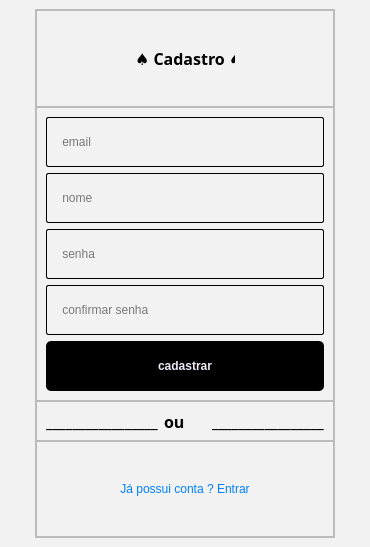
<?xml version="1.0" encoding="UTF-8"?>
<ui version="4.0">
 <class>MainWindow</class>
 <widget class="QMainWindow" name="MainWindow">
  <property name="geometry">
   <rect>
    <x>0</x>
    <y>0</y>
    <width>370</width>
    <height>547</height>
   </rect>
  </property>
  <property name="minimumSize">
   <size>
    <width>370</width>
    <height>547</height>
   </size>
  </property>
  <property name="maximumSize">
   <size>
    <width>370</width>
    <height>16777215</height>
   </size>
  </property>
  <property name="windowTitle">
   <string>MainWindow</string>
  </property>
  <property name="styleSheet">
   <string notr="true">background-color: rgb(242, 242, 242)

</string>
  </property>
  <widget class="QWidget" name="centralwidget">
   <layout class="QHBoxLayout" name="horizontalLayout">
    <item>
     <widget class="QFrame" name="frame">
      <property name="minimumSize">
       <size>
        <width>250</width>
        <height>0</height>
       </size>
      </property>
      <property name="maximumSize">
       <size>
        <width>300</width>
        <height>16777215</height>
       </size>
      </property>
      <property name="frameShape">
       <enum>QFrame::StyledPanel</enum>
      </property>
      <property name="frameShadow">
       <enum>QFrame::Raised</enum>
      </property>
      <layout class="QVBoxLayout" name="verticalLayout">
       <property name="spacing">
        <number>0</number>
       </property>
       <property name="leftMargin">
        <number>0</number>
       </property>
       <property name="topMargin">
        <number>0</number>
       </property>
       <property name="rightMargin">
        <number>0</number>
       </property>
       <property name="bottomMargin">
        <number>0</number>
       </property>
       <item>
        <widget class="QFrame" name="frame_3">
         <property name="frameShape">
          <enum>QFrame::StyledPanel</enum>
         </property>
         <property name="frameShadow">
          <enum>QFrame::Raised</enum>
         </property>
         <layout class="QHBoxLayout" name="horizontalLayout_3">
          <item>
           <spacer name="horizontalSpacer_3">
            <property name="orientation">
             <enum>Qt::Horizontal</enum>
            </property>
            <property name="sizeHint" stdset="0">
             <size>
              <width>40</width>
              <height>20</height>
             </size>
            </property>
           </spacer>
          </item>
          <item>
           <widget class="QLabel" name="label_2">
            <property name="minimumSize">
             <size>
              <width>0</width>
              <height>0</height>
             </size>
            </property>
            <property name="maximumSize">
             <size>
              <width>100</width>
              <height>16777215</height>
             </size>
            </property>
            <property name="font">
             <font>
              <family>Noto Sans Georgian</family>
              <pointsize>12</pointsize>
              <weight>75</weight>
              <bold>true</bold>
             </font>
            </property>
            <property name="styleSheet">
             <string notr="true">QLabel{
text-align: center;
}</string>
            </property>
            <property name="text">
             <string>♠ Cadastro ♠</string>
            </property>
           </widget>
          </item>
          <item>
           <spacer name="horizontalSpacer_4">
            <property name="orientation">
             <enum>Qt::Horizontal</enum>
            </property>
            <property name="sizeHint" stdset="0">
             <size>
              <width>40</width>
              <height>20</height>
             </size>
            </property>
           </spacer>
          </item>
         </layout>
        </widget>
       </item>
       <item>
        <widget class="QFrame" name="frame_4">
         <property name="maximumSize">
          <size>
           <width>16777215</width>
           <height>300</height>
          </size>
         </property>
         <property name="frameShape">
          <enum>QFrame::StyledPanel</enum>
         </property>
         <property name="frameShadow">
          <enum>QFrame::Raised</enum>
         </property>
         <layout class="QVBoxLayout" name="verticalLayout_2">
          <item>
           <widget class="QLineEdit" name="login_lineEdit_cpf">
            <property name="minimumSize">
             <size>
              <width>0</width>
              <height>50</height>
             </size>
            </property>
            <property name="maximumSize">
             <size>
              <width>16777215</width>
              <height>16777215</height>
             </size>
            </property>
            <property name="styleSheet">
             <string notr="true">border-width: 1px;
border-color: black;
border-style: solid;
display: inline-block;
border-radius: 2px;</string>
            </property>
            <property name="inputMask">
             <string/>
            </property>
            <property name="text">
             <string/>
            </property>
            <property name="placeholderText">
             <string>    email</string>
            </property>
           </widget>
          </item>
          <item>
           <widget class="QLineEdit" name="login_lineEdit_cpf_2">
            <property name="minimumSize">
             <size>
              <width>0</width>
              <height>50</height>
             </size>
            </property>
            <property name="maximumSize">
             <size>
              <width>16777215</width>
              <height>16777215</height>
             </size>
            </property>
            <property name="styleSheet">
             <string notr="true">border-width: 1px;
border-color: black;
border-style: solid;
display: inline-block;
border-radius: 2px;</string>
            </property>
            <property name="inputMask">
             <string/>
            </property>
            <property name="text">
             <string/>
            </property>
            <property name="placeholderText">
             <string>    nome</string>
            </property>
           </widget>
          </item>
          <item>
           <widget class="QLineEdit" name="login_lineEdit_senha">
            <property name="minimumSize">
             <size>
              <width>0</width>
              <height>50</height>
             </size>
            </property>
            <property name="styleSheet">
             <string notr="true">border-width: 1px;
border-color: black;
border-style: solid;
display: inline-block;
border-radius: 2px;</string>
            </property>
            <property name="inputMask">
             <string/>
            </property>
            <property name="text">
             <string/>
            </property>
            <property name="placeholderText">
             <string>    senha</string>
            </property>
           </widget>
          </item>
          <item>
           <widget class="QLineEdit" name="login_lineEdit_cpf_3">
            <property name="minimumSize">
             <size>
              <width>0</width>
              <height>50</height>
             </size>
            </property>
            <property name="maximumSize">
             <size>
              <width>16777215</width>
              <height>16777215</height>
             </size>
            </property>
            <property name="styleSheet">
             <string notr="true">border-width: 1px;
border-color: black;
border-style: solid;
display: inline-block;
border-radius: 2px;</string>
            </property>
            <property name="inputMask">
             <string/>
            </property>
            <property name="text">
             <string/>
            </property>
            <property name="placeholderText">
             <string>    confirmar senha</string>
            </property>
           </widget>
          </item>
          <item>
           <widget class="QPushButton" name="login_pushButton_logar">
            <property name="minimumSize">
             <size>
              <width>0</width>
              <height>50</height>
             </size>
            </property>
            <property name="maximumSize">
             <size>
              <width>16777215</width>
              <height>16777215</height>
             </size>
            </property>
            <property name="font">
             <font>
              <weight>75</weight>
              <bold>true</bold>
             </font>
            </property>
            <property name="cursor">
             <cursorShape>PointingHandCursor</cursorShape>
            </property>
            <property name="styleSheet">
             <string notr="true">QPushButton{
	border-radius: 5px;
	border-image: url(:/Close_Image/cil-x.png);
	background-position: center;
		
	color: rgb(240, 233, 249);
	background-color: rgb(0, 0, 0);
	
}
QPushButton:hover{
	
	
	background-color: rgb(42, 42, 42);
	color: rgb(240, 233, 249);
}
QPushButton:pressed{
	background-color: rgb(35, 35, 35);
	color: rgb(200, 200, 200);
}

</string>
            </property>
            <property name="text">
             <string>cadastrar</string>
            </property>
           </widget>
          </item>
         </layout>
        </widget>
       </item>
       <item>
        <widget class="QFrame" name="frame_2">
         <property name="minimumSize">
          <size>
           <width>0</width>
           <height>40</height>
          </size>
         </property>
         <property name="maximumSize">
          <size>
           <width>16777215</width>
           <height>40</height>
          </size>
         </property>
         <property name="frameShape">
          <enum>QFrame::StyledPanel</enum>
         </property>
         <property name="frameShadow">
          <enum>QFrame::Raised</enum>
         </property>
         <layout class="QHBoxLayout" name="horizontalLayout_2">
          <item>
           <widget class="QLabel" name="label_6">
            <property name="minimumSize">
             <size>
              <width>0</width>
              <height>0</height>
             </size>
            </property>
            <property name="maximumSize">
             <size>
              <width>16777215</width>
              <height>16777215</height>
             </size>
            </property>
            <property name="font">
             <font>
              <family>Noto Sans Georgian</family>
              <pointsize>12</pointsize>
              <weight>75</weight>
              <bold>true</bold>
             </font>
            </property>
            <property name="styleSheet">
             <string notr="true">QLabel{
text-align: center;
}</string>
            </property>
            <property name="text">
             <string>_________________</string>
            </property>
           </widget>
          </item>
          <item>
           <widget class="QLabel" name="label_4">
            <property name="minimumSize">
             <size>
              <width>0</width>
              <height>0</height>
             </size>
            </property>
            <property name="maximumSize">
             <size>
              <width>100</width>
              <height>16777215</height>
             </size>
            </property>
            <property name="font">
             <font>
              <family>Noto Sans Georgian</family>
              <pointsize>12</pointsize>
              <weight>75</weight>
              <bold>true</bold>
             </font>
            </property>
            <property name="styleSheet">
             <string notr="true">QLabel{
text-align: center;
}</string>
            </property>
            <property name="text">
             <string>ou</string>
            </property>
           </widget>
          </item>
          <item>
           <widget class="QLabel" name="label_5">
            <property name="minimumSize">
             <size>
              <width>0</width>
              <height>0</height>
             </size>
            </property>
            <property name="maximumSize">
             <size>
              <width>16777215</width>
              <height>16777215</height>
             </size>
            </property>
            <property name="font">
             <font>
              <family>Noto Sans Georgian</family>
              <pointsize>12</pointsize>
              <weight>75</weight>
              <bold>true</bold>
             </font>
            </property>
            <property name="styleSheet">
             <string notr="true">QLabel{
text-align: center;
}</string>
            </property>
            <property name="text">
             <string>_________________</string>
            </property>
           </widget>
          </item>
         </layout>
        </widget>
       </item>
       <item>
        <widget class="QFrame" name="frame_5">
         <property name="minimumSize">
          <size>
           <width>0</width>
           <height>30</height>
          </size>
         </property>
         <property name="maximumSize">
          <size>
           <width>16777215</width>
           <height>16777215</height>
          </size>
         </property>
         <property name="frameShape">
          <enum>QFrame::StyledPanel</enum>
         </property>
         <property name="frameShadow">
          <enum>QFrame::Raised</enum>
         </property>
         <layout class="QHBoxLayout" name="horizontalLayout_4">
          <item>
           <widget class="QPushButton" name="login_pushButton_entrar_cadastro">
            <property name="maximumSize">
             <size>
              <width>300</width>
              <height>16777215</height>
             </size>
            </property>
            <property name="cursor">
             <cursorShape>PointingHandCursor</cursorShape>
            </property>
            <property name="styleSheet">
             <string notr="true">QPushButton{
	border-radius: 5px;
	border-image: url(:/Close_Image/cil-x.png);
	background-position: center;
	
	color: rgb(0,127,255);
}


</string>
            </property>
            <property name="text">
             <string>Já possui conta ? Entrar</string>
            </property>
           </widget>
          </item>
         </layout>
        </widget>
       </item>
      </layout>
     </widget>
    </item>
   </layout>
  </widget>
 </widget>
 <resources/>
 <connections/>
</ui>
